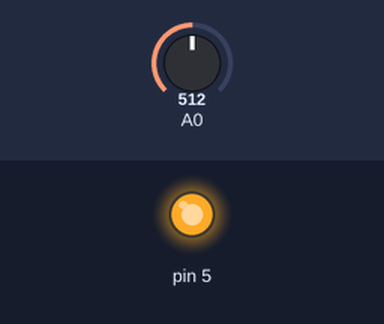
Recording of a sketch running on a simulated Arduino Uno, built with avr-gcc and run on an emulated ATmega328P. Parts: output pins drawn as LEDs (lit = HIGH). The test bench sets the inputs (shaded band); at power-on: A0 = 512. What the sketch prints to the serial monitor is not drawn.

Above: at 0.05 s.
Timing chart, 0 to 3.0 s (numbered marks = the images above):
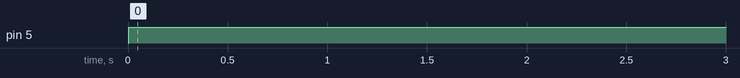

Measured:
- by itself, pin 5: LOW → HIGH at 0.00 s

The sketch:

tachV2_test.ino
```cpp
#define period 200

void setup() {
  pinMode(5, OUTPUT);
  pinMode(A0, INPUT);
  Serial.begin(9600);
}

void loop()
{
  digitalWrite(5, LOW);
  delay(period/50);
  digitalWrite(5, HIGH);
  Serial.println(analogRead(A0));
  delay(period);
}
```
